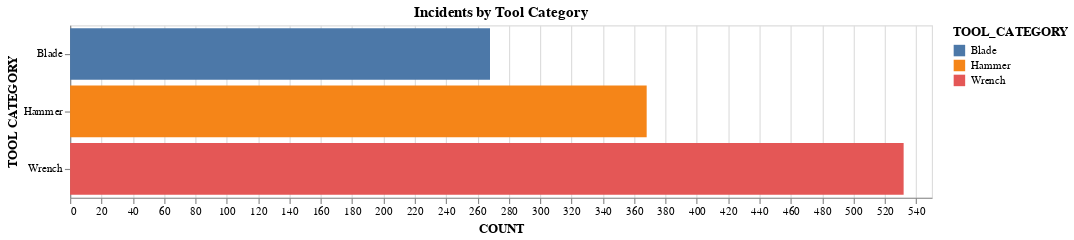

Notebook cell for this chart:
### Code cell
alt.Chart(df_tools_cat).mark_bar().encode(
    x=alt.X('ID', title='COUNT'),
    y=alt.Y('TOOL_CATEGORY', title='TOOL CATEGORY'),
    color='TOOL_CATEGORY',
    tooltip=[alt.Tooltip('TOOL_CATEGORY', title='Tool Category'), alt.Tooltip('ID', title='Count')]
).properties(
    title='Incidents by Tool Category',
    height=150,
    width=750
)

### Figure 1 — Vega-Lite specification as saved in the notebook (floating-point values rounded to 4 significant figures)
{"config": {"view": {"continuousWidth": 400, "continuousHeight": 300}}, "data": {"name": "data-568348f6c9506eaf098d73ba49de210d"}, "mark": "bar", "encoding": {"color": {"type": "nominal", "field": "TOOL_CATEGORY"}, "tooltip": [{"type": "nominal", "field": "TOOL_CATEGORY", "title": "Tool Category"}, {"type": "quantitative", "field": "ID", "title": "Count"}], "x": {"type": "quantitative", "field": "ID", "title": "COUNT"}, "y": {"type": "nominal", "field": "TOOL_CATEGORY", "title": "TOOL CATEGORY"}}, "height": 150, "title": "Incidents by Tool Category", "width": 750, "$schema": "https://vega.github.io/schema/vega-lite/v4.8.1.json", "datasets": {"data-568348f6c9506eaf098d73ba49de210d": [{"TOOL_CATEGORY": "Blade", "ID": 268}, {"TOOL_CATEGORY": "Hammer", "ID": 368}, {"TOOL_CATEGORY": "Wrench", "ID": 532}]}}
